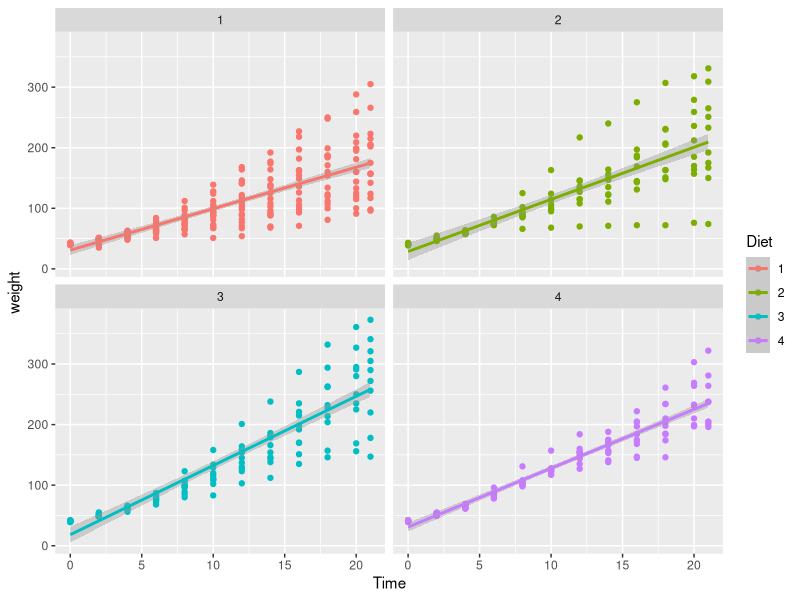
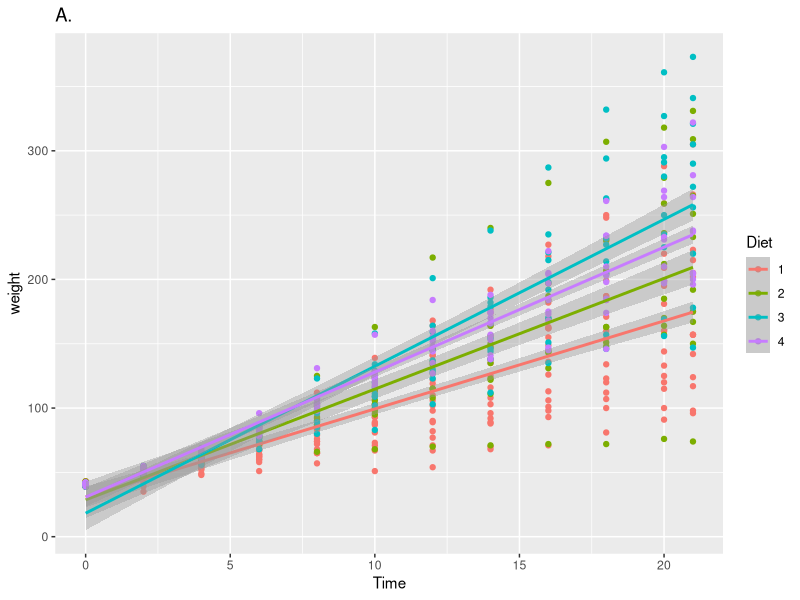
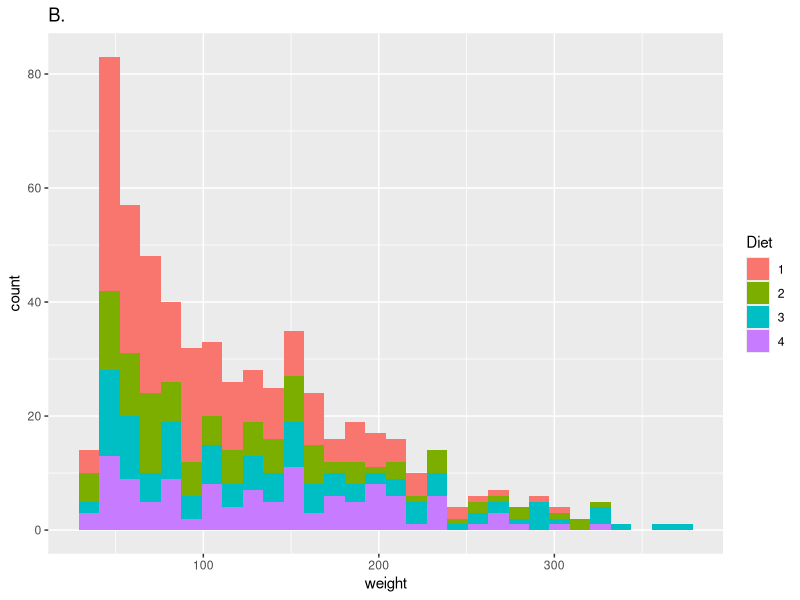
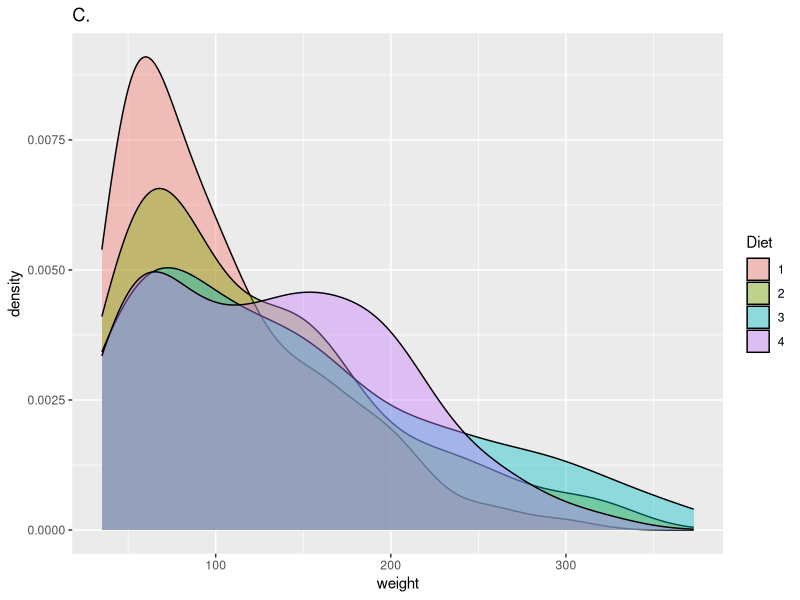
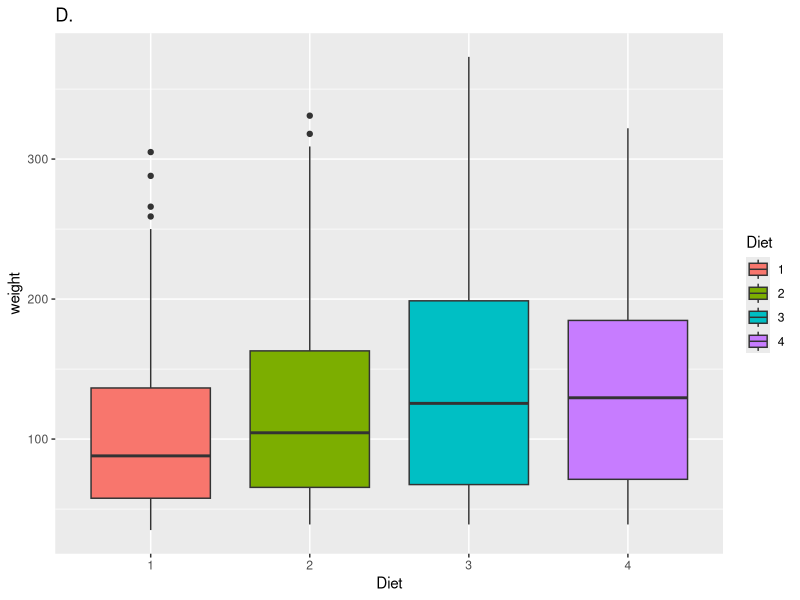
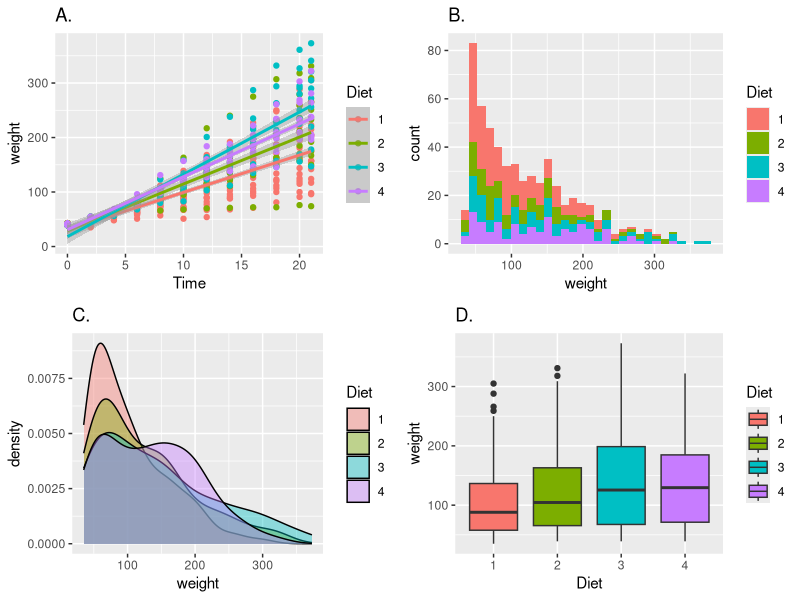

Write R code to recreate these figures, in order.
## ---- chunk 1
knitr::opts_chunk$set(
  comment = "R>", 
  warning = FALSE, 
  message = FALSE
)
## ---- chunk 2
# Load libraries
library(tidyverse)

# Load data
ChickWeight <- datasets::ChickWeight

# Create faceted figure
ggplot(data = ChickWeight, aes(x = Time, y = weight, colour = Diet)) +
  geom_point() +
  geom_smooth(method = "lm") + # Note the `+` sign here
  facet_wrap(~Diet, ncol = 2) # This is the line that creates the facets
## ---- chunk 3
lm_1 <- ggplot(data = ChickWeight, aes(x = Time, y = weight, colour = Diet)) +
  geom_point() +
  geom_smooth(method = "lm") +
  ggtitle("A.") # Add a title
lm_1
## ---- chunk 4
histogram_1 <- ggplot(data = ChickWeight, aes(x = weight)) +
  geom_histogram(aes(fill = Diet)) +
  ggtitle("B.") # Add a title
histogram_1
## ---- chunk 5
density_1 <- ggplot(data = ChickWeight, aes(x = weight)) +
  geom_density(aes(fill = Diet), alpha = 0.4) +
  ggtitle("C.") # Add a title
density_1
## ---- chunk 6
box_1 <- ggplot(data = ChickWeight, aes(x = Diet, y = weight)) +
  geom_boxplot(aes(fill = Diet)) +
  ggtitle("D.") # Add a title
box_1
## ---- chunk 7
# For creating grids of figures
library(gridExtra)

# The gridded figure
grid.arrange(lm_1,histogram_1, density_1, box_1, ncol = 2)
